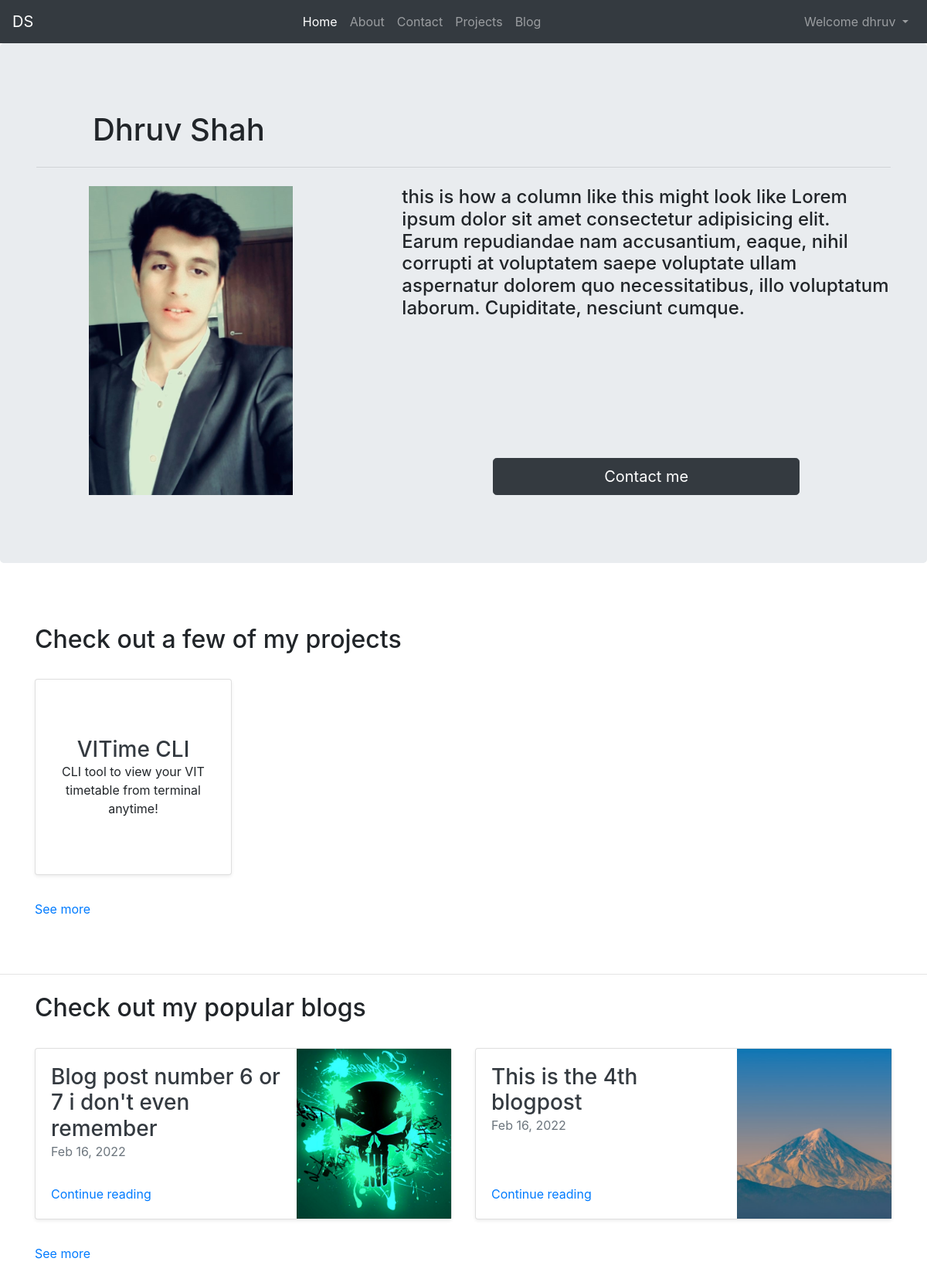
The app's page / (signed in) with its own data.
### home/models.py (models this page shows)
class Project(models.Model):
    sno = models.AutoField(primary_key=True)
    name = models.CharField(max_length=100)
    desc = models.TextField()
    link = models.URLField(max_length=500)
    thumbnail = models.ImageField(upload_to='home/images')

### blog/models.py (models this page shows, shortened)
class Post(models.Model):
    sno = models.AutoField(primary_key=True)
    title = models.CharField(max_length=254)
    desc = models.TextField()
    content = models.TextField()
    upload_date = models.DateTimeField(auto_now_add=True)
    update_date = models.DateTimeField(auto_now=True)
    views = models.BigIntegerField(default=0)
    slug = models.SlugField(
        max_length=200, editable=True, null=True, blank=True)
    thumbnail = models.ImageField(upload_to="blog/images/")

### home/views.py (the view)
# urls.py: path('', views.home, name="home"),
def home(request):
    send_message(request)
    posts = Post.objects.order_by('-views')[:2]
    projects = Project.objects.all()[:4]
    context = {'posts': posts, 'projects': projects}
    return render(request, 'home/home.html', context)

### home/extra_functions/send_message.py (called while the page is built)
def send_message(request):
    if ('message' in request.session):
        message = request.session['message']
        messages.add_message(
            request, messages.INFO, message['message_text'], extra_tags=message['extra_tags'])
        del request.session['message']

### templates/home/home.html (shortened to what this page needs)
{% extends 'base.html' %}
{% block homeactive %}active{% endblock homeactive %}
{% block body %}
{% load static %}
<div class="jumbotron" name="Dhruv">
    <div class="container my-4">
        <div class="col-md-4 col-sm-4">
        <h1 align="center"> Dhruv Shah </h1>
        </div>
        <hr class="my-4">
        <div class="row">
            <div class="col-md-5 col-sm-5">
                <img src="{% static 'home/profile.jpeg' %}" width="400px" height="400px" style="object-fit: contain;">
            </div>
            <div class="col-md-7 col-sm-7">
                <h4> this is how a column like this might look like Lorem ipsum dolor sit amet consectetur adipisicing elit. Earum repudiandae nam accusantium, eaque, nihil corrupti at voluptatem saepe voluptate ullam aspernatur dolorem quo necessitatibus, illo voluptatum laborum. Cupiditate, nesciunt cumque.</h4>
                <a class="btn btn-dark btn-lg position-absolute" href="/contact" role="button" style="bottom:0; left:20%; width:60%;color:"> Contact me </a>
            </div>
        </div>
    </div>
</div>
<br>
<div class="container my-4">
    <h2> Check out a few of my projects </h2>
    <br>
    <div class="row mb-2">
        {% for project in projects %}
        <div class="col-md-3">
            <div class="card flex-md-row mb-4 shadow-sm h-md-250" href="#">
                <div class="card-body d-flex flex-column align-items-center" style="height: 252px;">
                    <h3 class="mt-auto mb-0">
                        <a class="text-dark stretched-link" href="{{project.link}}"> {{ project.name }} </a>
                    </h3>
                    <p class="card-text mb-auto" align="center"> {{ project.desc }} </p>
                </div>
            </div>
        </div>
    </div>
    {% endfor %}
    <a href="/projects"> See more </a>
</div>
<br>
<hr class="my-4">
<div class="container my-4">
    <h2> Check out my popular blogs </h2>
    <br>
    <div class="row mb-2">
        {% for post in posts %}
        <div class="col">
            <div class="card flex-md-row mb-4 shadow-sm h-md-250" href="#" >
                <div class="card-body d-flex flex-column align-items-start">
                <h3 class="mb-0">
                    <a class="text-dark" href="blog/{{post.slug}}"> {% if post.title|length > 76 %} {{ post.title|truncatechars:76 }} {% else %} {{post.title}} {% endif %} </a>
                </h3>
                <div class="mb-1 text-muted"> {{ post.upload_date|date:"M d, Y"}} </div>
                <a href="blog/{{post.slug}}">Continue reading</a>
                </div>
                <img src="/media/{{ post.thumbnail }}" class="bd-placeholder-img card-img-right flex-auto d-none d-lg-block" width="200" height="220" style="object-fit: cover; object-position: center;"
                aria-label="Placeholder: Thumbnail"/>
            </div>
        </div>
        {% endfor %}
    </div>
    <a href="blog/"> See more </a>
</div>
<br><br>
{% endblock body %}

### templates/base.html (shortened to what this page needs)
<!doctype html>
<html lang="en">
<head>
  <link rel="stylesheet" href="https://cdn.jsdelivr.net/npm/bootstrap@4.6.1/dist/css/bootstrap.min.css"
>
</head>
<body>
  <nav class="navbar navbar-expand-lg navbar-dark bg-dark">
    <a class="navbar-brand" href="/"> DS </a>
    <div class="collapse navbar-collapse" id="navbarSupportedContent">
      <ul class="navbar-nav mx-auto">
        <li class="nav-item {% block homeactive %}{% endblock homeactive %}">
          <a class="nav-link" href="/"> Home <span class="sr-only">(current)</span></a>
        </li>
        <li class="nav-item {% block aboutactive %}{% endblock aboutactive %}">
          <a class="nav-link" href="/about"> About </a>
        </li>
        <li class="nav-item {% block contactactive %}{% endblock contactactive %}">
          <a class="nav-link" href="/contact"> Contact </a>
        </li>
        <li class="nav-item {% block projectsactive %}{% endblock projectsactive %}">
          <a class="nav-link" href="/projects"> Projects </a>
        </li>
        <li class="nav-item {% block blogactive %}{% endblock blogactive %}">
          <a class="nav-link" href="/blog"> Blog </a>
        </li>
      </ul>
      {% if user.is_authenticated %}
      <ul class="navbar-nav">
        <li class="nav-item dropdown">
          <a class="nav-link dropdown-toggle" href="#" id="navbarDropdown" role="button" data-toggle="dropdown" aria-expanded="false">
            Welcome {{request.user}}
          </a>
        </li>
      </ul>
      {% else %}
      <a class="login_button nav-link" data-toggle="modal" data-target="#login_modal" name="login_button"
        id="login_button"> Login </a>
      {% endif %}
    </div>
  </nav>
  {% block body %}{% endblock body %}
</body>
</html>

### records on screen
Project: name "VITime CLI", desc "CLI tool to view your VIT timetable from terminal anytime!"
Post: title "Blog post number 6 or 7 i don't even remember", upload_date "Feb 16, 2022", thumbnail (picture)
Post: title "This is the 4th blogpost", upload_date "Feb 16, 2022", thumbnail (picture)

### other values on screen
{{ request.user }} "dhruv"
